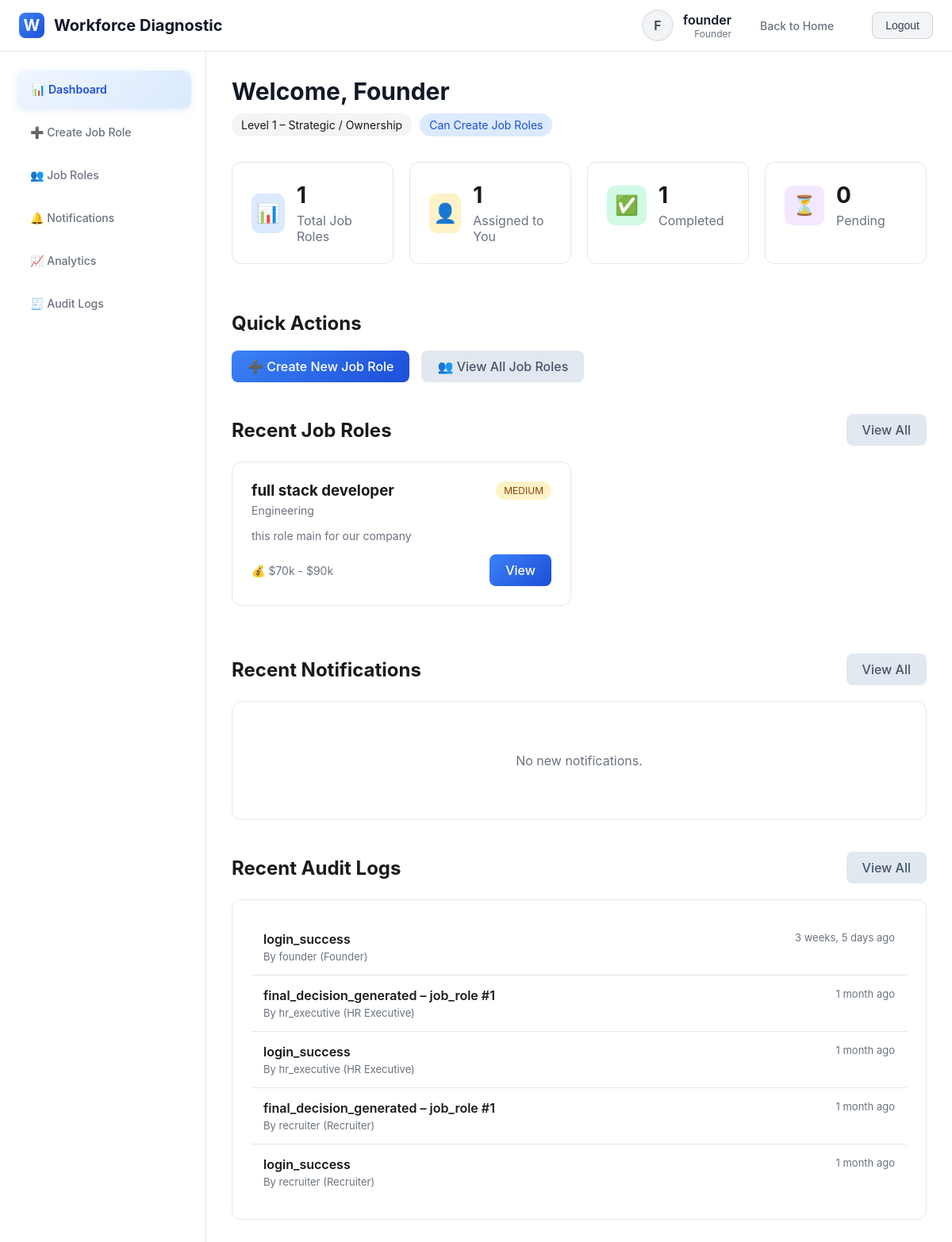
The app's page /dashboard/ (signed in), older data.
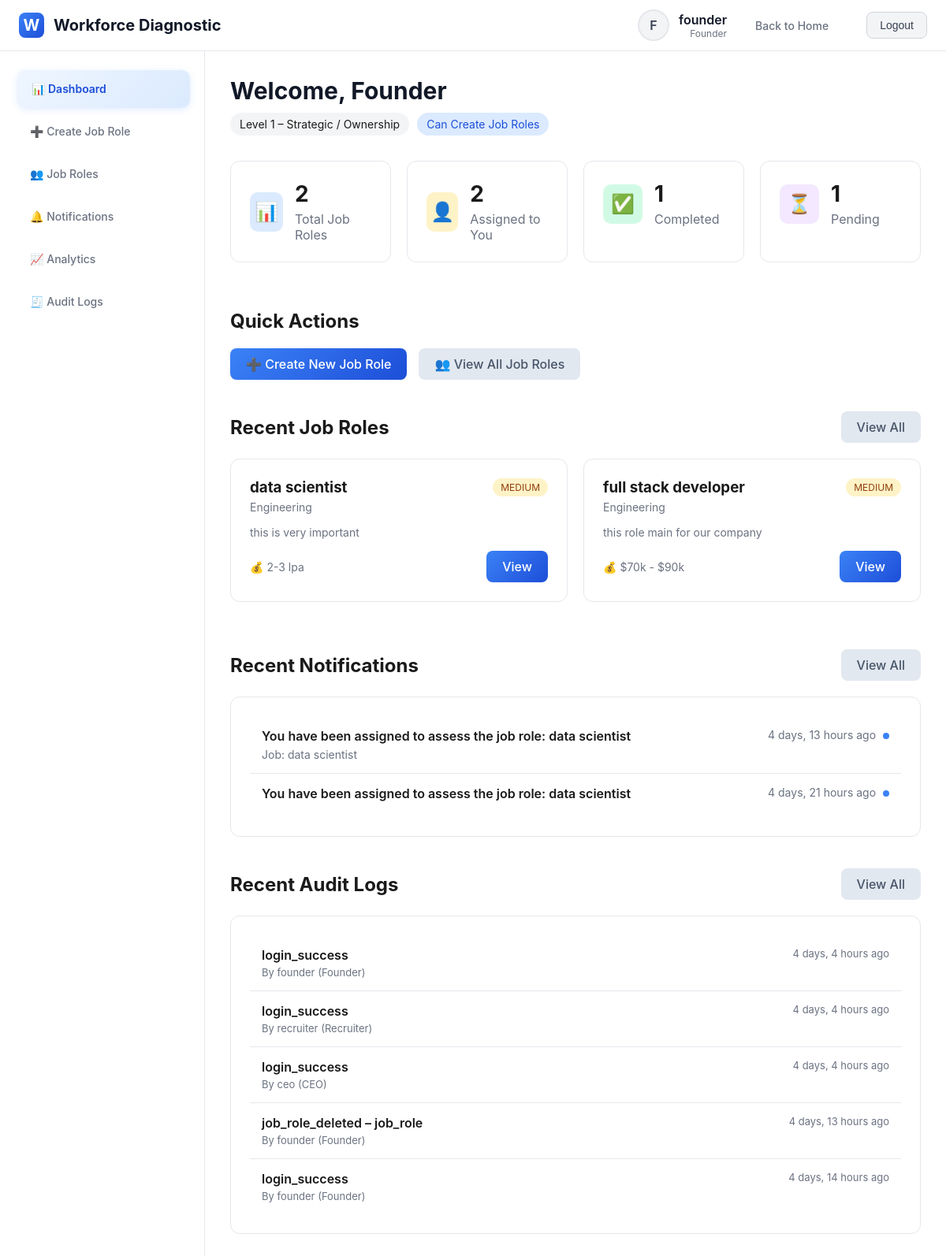
The same page, newer data.
### diagnostic_app/models.py (models this page shows, shortened)
class JobRole(models.Model):
    STATUS_CHOICES = [
        ('draft', 'Draft'),
        ('active', 'Active'),
        ('completed', 'Completed'),
        ('cancelled', 'Cancelled'),
    ]
    title = models.CharField(max_length=200)
    department = models.CharField(max_length=100)
    description = models.TextField()
    required_skills = models.TextField()
    experience_level = models.CharField(max_length=50)
    budget_range = models.CharField(max_length=100)
    urgency = models.CharField(max_length=20, choices=[
        ('low', 'Low'),
        ('medium', 'Medium'),
        ('high', 'High')
    ])
    created_by = models.ForeignKey(User, on_delete=models.CASCADE, related_name='created_jobs')
    created_at = models.DateTimeField(auto_now_add=True)
    status = models.CharField(max_length=20, choices=STATUS_CHOICES, default='draft')

class AuditLog(models.Model):
    EVENT_TYPES = [
        ('login_success', 'Login Success'),
        ('login_failure', 'Login Failure'),
        ('diagnostic_submitted', 'Diagnostic Submitted'),
        ('final_decision_generated', 'Final Decision Generated'),
        ('job_role_deleted', 'Job Role Deleted'),
    ]
    ENTITY_TYPES = [
        ('job_role', 'Job Role'),
        ('diagnostic_submission', 'Diagnostic Submission'),
    ]
    created_at = models.DateTimeField(auto_now_add=True)
    user = models.ForeignKey(User, on_delete=models.SET_NULL, null=True, blank=True, related_name='audit_logs')
    event_type = models.CharField(max_length=50, choices=EVENT_TYPES)
    entity_type = models.CharField(max_length=50, choices=ENTITY_TYPES, blank=True)
    entity_id = models.PositiveIntegerField(null=True, blank=True)
    metadata = models.JSONField(default=dict, blank=True)
    ip_address = models.GenericIPAddressField(null=True, blank=True)
    class Meta:
        ordering = ['-created_at']

class User(AbstractUser):
    ROLE_CHOICES = [
        ('founder', 'Founder'),
        ('co_founder', 'Co-Founder'),
        ('ceo', 'CEO'),
        ('cfo', 'CFO'),
        ('cto', 'CTO / Tech Lead'),
        ('coo', 'COO'),
        ('project_head', 'Project Head / Team Lead'),
        ('hr_manager', 'HR Manager / People Operations'),
        ('recruiter', 'Recruiter'),
        ('hr_executive', 'HR Executive'),
    ]
    role = models.CharField(max_length=20, choices=ROLE_CHOICES)
    phone = models.CharField(max_length=15, blank=True)
    def get_level(self):
        level_map = {
            'founder': 1, 'co_founder': 1,
            'ceo': 2, 'cfo': 2,
            'cto': 2, 'coo': 2, 'project_head': 2,
            'hr_manager': 3, 'recruiter': 3, 'hr_executive': 3
        }
        return level_map.get(self.role, 0)
    def can_create_job_roles(self):
        return self.role in ['founder', 'co_founder']

class Notification(models.Model):
    NOTIFICATION_TYPES = [
        ('job_created', 'Job Role Created'),
        ('job_deleted', 'Job Role Deleted'),
        ('assessment_completed', 'Assessment Completed'),
        ('other', 'Other'),
    ]
    user = models.ForeignKey(User, on_delete=models.CASCADE, related_name='notifications')
    message = models.TextField()
    job_role = models.ForeignKey(JobRole, on_delete=models.SET_NULL, null=True, blank=True)
    notification_type = models.CharField(max_length=20, choices=NOTIFICATION_TYPES, default='other')
    is_read = models.BooleanField(default=False)
    created_at = models.DateTimeField(auto_now_add=True)
    class Meta:
        ordering = ['-created_at']

### diagnostic_app/views.py (the view)
# urls.py: path('dashboard/', views.dashboard_view, name='dashboard'),
@login_required
def dashboard_view(request):
    if request.user.get_level() == 1:
        total_jobs = JobRole.objects.count()
        assigned_jobs = RoleAssignment.objects.filter(user=request.user).count()
    else:
        assigned_jobs = RoleAssignment.objects.filter(user=request.user).count()
        total_jobs = assigned_jobs
    completed = DiagnosticSubmission.objects.filter(user=request.user).count()
    pending = assigned_jobs - completed
    stats = {
        'total_jobs': total_jobs,
        'assigned_jobs': assigned_jobs,
        'completed': completed,
        'pending': pending,
        'completion_rate': round((completed / assigned_jobs * 100) if assigned_jobs > 0 else 0, 1)
    }
    if request.user.get_level() == 1:
        jobs = JobRole.objects.all().order_by('-created_at')[:6]
    else:
        assigned_job_ids = RoleAssignment.objects.filter(user=request.user).values_list('job_role_id', flat=True)
        jobs = JobRole.objects.filter(id__in=assigned_job_ids).order_by('-created_at')[:6]
    notifications = Notification.objects.filter(user=request.user, is_read=False).order_by('-created_at')[:5]
    recent_audit_logs = None
    if request.user.is_superuser or request.user.get_level() == 1:
        recent_audit_logs = AuditLog.objects.select_related('user').order_by('-created_at')[:5]
    context = {
        'stats': stats,
        'jobs': jobs,
        'notifications': notifications,
        'recent_audit_logs': recent_audit_logs,
        'user_level': request.user.get_level(),
    }
    return render(request, 'diagnostic_app/dashboard.html', context)

### diagnostic_app/templates/diagnostic_app/dashboard.html (shortened to what the changed rows need)
{% extends 'diagnostic_app/base.html' %}
{% block content %}
<div class="page-header">
    <h1>Welcome, {{ user.get_role_display }}</h1>
</div>
<div style="display: grid; grid-template-columns: repeat(auto-fit, minmax(200px, 1fr)); gap: 20px; margin-bottom: 40px;">
    <div class="card">
        <div style="display: flex; align-items: center; gap: 15px;">
            <div>
                <h3 style="font-size: 28px; margin-bottom: 5px;">{{ stats.total_jobs }}</h3>
                <p style="color: #6b7280;">Total Job Roles</p>
            </div>
        </div>
    </div>
    <div class="card">
        <div style="display: flex; align-items: center; gap: 15px;">
            <div>
                <h3 style="font-size: 28px; margin-bottom: 5px;">{{ stats.assigned_jobs }}</h3>
                <p style="color: #6b7280;">Assigned to You</p>
            </div>
        </div>
    </div>
    <div class="card">
        <div style="display: flex; align-items: center; gap: 15px;">
            <div>
                <h3 style="font-size: 28px; margin-bottom: 5px;">{{ stats.pending }}</h3>
                <p style="color: #6b7280;">Pending</p>
            </div>
        </div>
    </div>
</div>
{% if user.can_create_job_roles %}
<div style="margin-bottom: 40px;">
    <h2 style="margin-bottom: 20px;">Quick Actions</h2>
</div>
{% endif %}
<div style="margin-bottom: 40px;">
    <div style="display: flex; justify-content: space-between; align-items: center; margin-bottom: 20px;">
        <h2>Recent Job Roles</h2>
    </div>
    {% if jobs %}
    <div style="display: grid; grid-template-columns: repeat(auto-fill, minmax(300px, 1fr)); gap: 20px;">
        {% for job in jobs %}
        <div class="card">
            <div style="display: flex; justify-content: space-between; align-items: flex-start; margin-bottom: 15px;">
                <div>
                    <h3 style="margin-bottom: 5px;">{{ job.title }}</h3>
                    <p style="color: #6b7280; font-size: 14px;">{{ job.department }}</p>
                </div>
                {% if job.urgency == 'high' %}
                <span style="padding: 4px 10px; background: #fee2e2; color: #991b1b; border-radius: 20px; font-size: 12px;">
                {% elif job.urgency == 'medium' %}
                <span style="padding: 4px 10px; background: #fef3c7; color: #92400e; border-radius: 20px; font-size: 12px;">
                {% else %}
                <span style="padding: 4px 10px; background: #d1fae5; color: #065f46; border-radius: 20px; font-size: 12px;">
                {% endif %}
                    {{ job.urgency|upper }}
                </span>
            </div>
            <p style="color: #6b7280; font-size: 14px; margin-bottom: 15px;">
                {{ job.description|truncatewords:20 }}
            </p>
            <div style="display: flex; justify-content: space-between; align-items: center;">
                <div>
                    <span style="color: #6b7280; font-size: 14px;">💰 {{ job.budget_range }}</span>
                </div>
                <a href="{% url 'job_role_detail' job.id %}" class="btn btn-sm btn-primary">View</a>
            </div>
        </div>
        {% endfor %}
    </div>
    {% endif %}
</div>
<div>
    <div style="display: flex; justify-content: space-between; align-items: center; margin-bottom: 20px;">
        <h2>Recent Notifications</h2>
    </div>
    {% if notifications %}
    <div class="card">
        {% for notification in notifications %}
        {% if not forloop.last %}
        <div style="padding: 15px; border-bottom: 1px solid #e5e7eb;">
        {% else %}
        <div style="padding: 15px;">
        {% endif %}
            <div style="display: flex; justify-content: space-between; align-items: flex-start;">
                <div style="flex: 1;">
                    <div style="font-weight: 600; margin-bottom: 5px;">{{ notification.message }}</div>
                    {% if notification.job_role %}
                    <div style="color: #6b7280; font-size: 14px;">Job: {{ notification.job_role.title }}</div>
                    {% endif %}
                </div>
                <div style="color: #6b7280; font-size: 14px; text-align: right;">
                    {{ notification.created_at|timesince }} ago
                    {% if not notification.is_read %}
                    <span style="display: inline-block; width: 8px; height: 8px; background: #3b82f6; border-radius: 50%; margin-left: 5px;"></span>
                    {% endif %}
                </div>
            </div>
        </div>
        {% endfor %}
    </div>
    {% else %}
    <div class="card">
        <p style="color: #6b7280; text-align: center; padding: 40px 0;">
            No new notifications.
        </p>
    </div>
    {% endif %}
    {% if recent_audit_logs %}
    <div style="margin-top: 40px;">
        <div style="display: flex; justify-content: space-between; align-items: center; margin-bottom: 20px;">
            <h2>Recent Audit Logs</h2>
        </div>
        <div class="card">
            {% for log in recent_audit_logs %}
            <a href="{% url 'audit_log_detail' log.id %}" style="display: block; color: inherit; text-decoration: none;">
                {% if not forloop.last %}
                <div style="padding: 15px; border-bottom: 1px solid #e5e7eb;">
                {% else %}
                <div style="padding: 15px;">
                {% endif %}
                    <div style="display: flex; justify-content: space-between; align-items: flex-start;">
                        <div style="flex: 1;">
                            <div style="font-weight: 600; margin-bottom: 4px;">
                                {{ log.event_type }}
                                {% if log.entity_type %}
                                    – {{ log.entity_type }}{% if log.entity_id %} #{{ log.entity_id }}{% endif %}
                                {% endif %}
                            </div>
                            <div style="color: #6b7280; font-size: 13px;">
                                {% if log.user %}
                                    By {{ log.user.username }} ({{ log.user.get_role_display }})
                                {% else %}
                                    Anonymous
                                {% endif %}
                            </div>
                        </div>
                        <div style="color: #6b7280; font-size: 13px; text-align: right;">
                            {{ log.created_at|timesince }} ago
                        </div>
                    </div>
                </div>
            </a>
            {% endfor %}
        </div>
    </div>
    {% endif %}
</div>
{% endblock %}

Row changes from the older to the newer data that the page shows:
no longer on this page (row unchanged): AuditLog: event_type "login_success", user.username "founder", user.role "Founder", created_at "3 weeks, 5 days"
no longer on this page (row unchanged): AuditLog: event_type "final_decision_generated", entity_type "job_role", entity_id "1", user.username "hr_executive", user.role "HR Executive", created_at "1 month"
no longer on this page (row unchanged): AuditLog: event_type "login_success", user.username "hr_executive", user.role "HR Executive", created_at "1 month"
no longer on this page (row unchanged): AuditLog: event_type "final_decision_generated", entity_type "job_role", entity_id "1", user.username "recruiter", user.role "Recruiter", created_at "1 month"
no longer on this page (row unchanged): AuditLog: event_type "login_success", user.username "recruiter", user.role "Recruiter", created_at "1 month"
added JobRole: title "data scientist", department "Engineering", urgency "MEDIUM", description "this is very important", budget_range "2-3 lpa"
added Notification: message "You have been assigned to assess the job role: data scientist", job_role "data scientist", created_at "4 days, 13 hours", is_read False (drawn)
added Notification: message "You have been assigned to assess the job role: data scientist", created_at "4 days, 21 hours", is_read False (drawn)
added AuditLog: event_type "login_success", user.username "founder", user.role "Founder", created_at "4 days, 4 hours"
added AuditLog: event_type "login_success", user.username "recruiter", user.role "Recruiter", created_at "4 days, 4 hours"
added AuditLog: event_type "login_success", user.username "ceo", user.role "CEO", created_at "4 days, 4 hours"
added AuditLog: event_type "job_role_deleted", entity_type "job_role", user.username "founder", user.role "Founder", created_at "4 days, 13 hours"
added AuditLog: event_type "login_success", user.username "founder", user.role "Founder", created_at "4 days, 14 hours"
Text that changed along with them:
{{ stats.total_jobs }}: "1" → "2"
{{ stats.assigned_jobs }}: "1" → "2"
{{ stats.pending }}: "0" → "1"
text no longer shown: "No new notifications."
